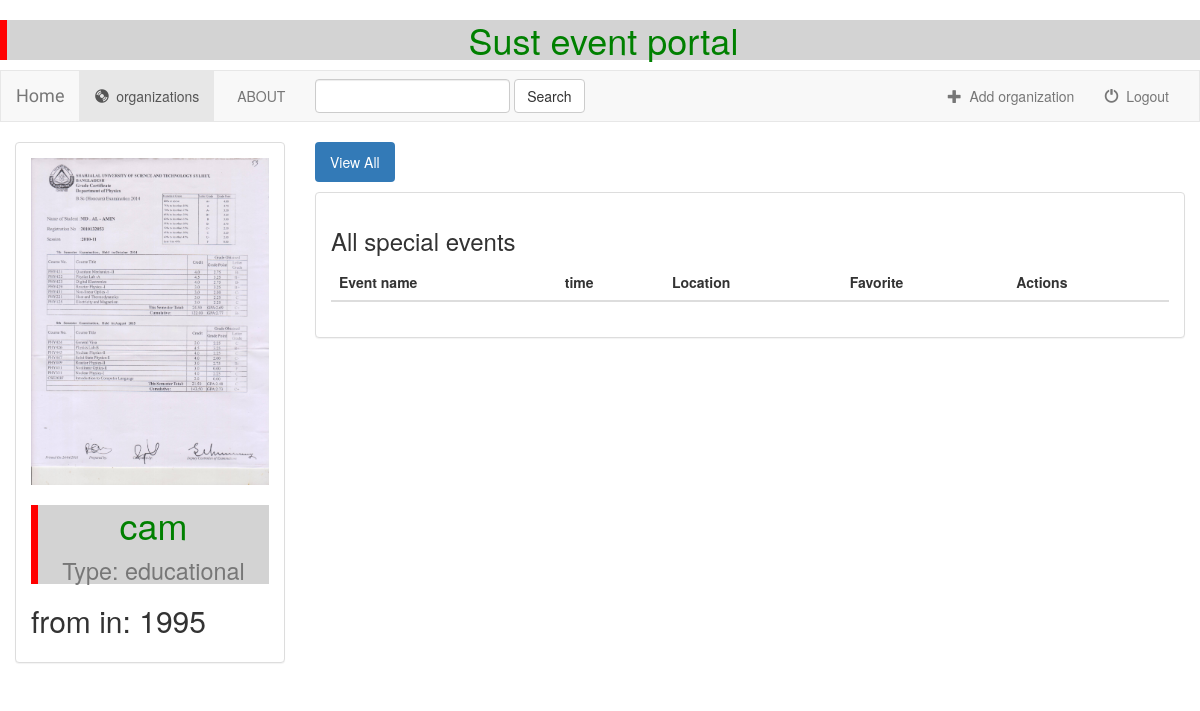
The page /organization/2/ (signed in) on the database its author committed.
### organization/models.py (models this page shows)
class Organization(models.Model):
    user = models.ForeignKey(User, default=1)
    established = models.CharField(max_length=250)
    organization_name = models.CharField(max_length=500)
    organization_type = models.CharField(max_length=100)
    organization_logo = models.FileField()
    is_favorite = models.BooleanField(default=False)
    def __str__(self):
        return self.organization_name + ' - ' + self.established

### organization/views.py (the view)
# urls.py: url(r'^(?P<organization_id>[0-9]+)/$', views.detail, name='detail'),
def detail(request, organization_id):
    if not request.user.is_authenticated():
        return render(request, 'organization/login.html')
    else:
        user = request.user
        organization = get_object_or_404(Organization, pk=organization_id)
        return render(request, 'organization/detail.html', {'organization': organization, 'user': user})

### organization/templates/organization/detail.html (shortened to what this page needs)
{% extends 'organization/base.html' %}
{% block organizations_active %}active{% endblock %}
{% block body %}
<div class="container-fluid special_events-container">
    <div class="row">
        <div class="col-sm-4 col-md-3">
            <div class="panel panel-default">
                <div class="panel-body">
                    <a href="{% url 'organization:detail' organization.id %}">
                        {% if organization.organization_logo %}
                            <img src="{{ organization.organization_logo.url }}" class="img-responsive">
                        {% else %}
                            <h3>No image to display</h3>
                        {% endif %}
                    </a>
                    <h1>{{ organization.organization_name }} <small>
                    </br>Type: {{ organization.organization_type }}</small></h1>
                    <h2>from in: {{ organization.established }}</h2>
                </div>
            </div>
        </div>
        <div class="col-sm-8 col-md-9">
            <ul class="nav nav-pills" style="margin-bottom: 10px;">
                <li role="presentation" class="active"><a href="{% url 'organization:detail' organization.id %}">View All</a></li>
            </ul>
            <div class="panel panel-default">
                <div class="panel-body">
                    <h3>All special events</h3>
                    <table class="table">
                        <thead>
                        <tr>
                            <th>Event name</th>
                            <th>time</th>
                            <th>Location</th>
                            <th>Favorite</th>
                            <th>Actions</th>
                        </tr>
                        </thead>
                    </table>
                </div>
            </div>
        </div>
    </div>
</div>
{% endblock %}

### organization/static/style.css (style rules this page uses)
body { background:white url("images/home.jpg"); }
h1 { color: green; text-align: center; border-left: 7px solid red; background-color: lightgrey; }

### organization/templates/organization/base.html (style rules this page uses)
h1 { color: green; text-align: center; border-left: 7px solid red; background-color: lightgrey; }

### rows shown on the page
Organization: organization_logo (picture), organization_name "cam", organization_type "educational", established "1995"
